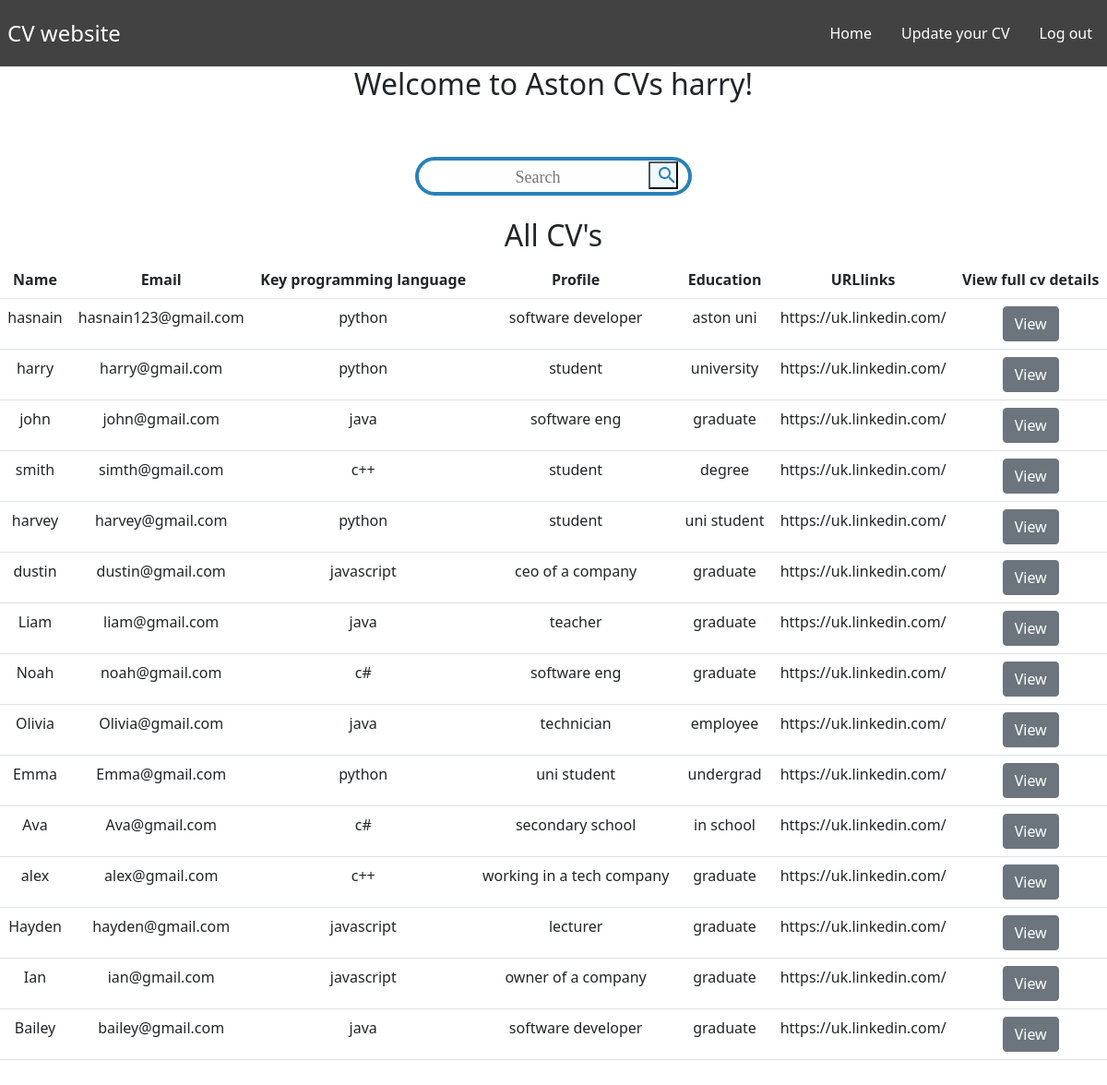
The app's page /index.php (signed in) with its own data.
### tables this page shows
CREATE TABLE `cvs` (
  `id` bigint(20) UNSIGNED NOT NULL,
  `name` varchar(100) NOT NULL,
  `email` varchar(100) NOT NULL,
  `password` varchar(255) NOT NULL,
  `keyprogramming` varchar(255) DEFAULT NULL,
  `profile` varchar(500) DEFAULT NULL,
  `education` varchar(500) DEFAULT NULL,
  `URLlinks` varchar(500) DEFAULT NULL
);

### index.php (the view, shortened to what this page needs)
<!DOCTYPE html>
<html lang="en">
<head>
	<link href="https://cdn.jsdelivr.net/npm/bootstrap@5.1.3/dist/css/bootstrap.min.css" rel="stylesheet">
	<link href="style.css" rel="stylesheet">
</head>
<body class="body-style">
	<nav class="navbar">
		<div class="brand-title">CV website</div>
		<div class="navbar-links">
			<ul>
			<?php
				if(isset($_SESSION['username'])) {
					echo "<li><a href='index.php'>Home</a></li>";
					echo "<li><a href='update_cv.php'>Update your CV</a></li>";
					echo "<li><a href='logout.php'>Log out</a></li>";
				} else {
					echo "<li><a href='index.php'>Home</a></li>";
					echo "<li><a href='register_form.php'>Create a account now!</a></li>";
					echo "<li><a href='login_form.php'>Login now</a></li>";
				}
			?>
			</ul>
		</div>
	</nav>
	<?php
		if(isset($_SESSION['username'])) {
		echo "<h2> Welcome to Aston CVs ".$_SESSION['username']."! </h2>";
		}
	?>
	<form action="search.php" method="POST" id="search">
        <div class="boxContainer">
            <table class="elementsCont">
                <tr>
                    <td>
                        <input type="text" placeholder="Search" class="Search" name="search">
                    </td>
                    <td>
                        <button id="search" name="submitted" class="buttons"><i class="material-icons">search</i></button>
                    </td>
                </tr>
            </table>
        </div>
    </form>
	<br>
	<h2>All CV's</h2>
	<?php
		require_once ('connectdb.php');
		try {
			$query="SELECT  * FROM  cvs ";
			$rows =  $db->query($query);
			if ( $rows && $rows->rowCount()> 0) {
			?>
		<table cellspacing="0"  cellpadding="5" class="table" >
		  <tr><th align='left'><b>Name</b></th>
		  <th align='left'><b>Email</b></th>
		  <th align='left'><b>Key programming language</b></th></th>
		  <th align='left'><b>Profile</b></th></th>
		  <th align='left'><b>Education</b></th></th>
		  <th align='left'><b>URLlinks</b></th>
		  <th align='left'><b>View full cv details</b></th></tr>
			<?php
				while  ($row =  $rows->fetch())	{
					echo  "<tr><td align='left'>" . $row['name'] . "</td>";
					echo  "<td align='left'>" . $row['email'] . "</td>";
					echo  "<td align='left'>" . $row['keyprogramming'] . "</td>";
					echo  "<td align='left'>" . $row['profile'] . "</td>";
					echo  "<td align='left'>" . $row['education'] . "</td>";
					echo "<td align='left'>". $row['URLlinks'] . "</td>";
					echo "<td align='left'><a href='cv_details.php?id=" . $row['id'] . "'" . "class='btn btn-secondary'>View</a></td></tr>\n";
				}
				echo  '</table>';
			}
			else {
				echo  "<p>No CV's in the list.</p>\n";
			}
		}
		catch (PDOexception $ex){
			echo "Sorry, a database error occurred! <br>";
			echo "Error details: <em>". $ex->getMessage()."</em>";
		}
	?>
	<br><br><br><br>
</body>
</html>

### style.css (style rules this page uses)
* { box-sizing: border-box; text-align: center; }
.body-style { margin: 0; padding: 0; }
.boxContainer { margin:auto; margin-top:5%; width:300px; height:42px; border: 4px solid #2980b9; padding:0px 10px; border-radius:50px; }
.Search { border: none; height:100%; width:100%; padding:0px 10px; border-radius:50px; font-size:18px; font-family: "Nunito"; color: #424242; font-weight: 500; }
.material-icons { font-size:50; color:#2980b9; }
.buttons { background-color: aliceblue; height: 30px; width: 32px; }
.navbar { display: flex; justify-content: space-between; align-items: center; background-color: #424242; color: white; }
.brand-title { font-size: 1.5rem; margin: 0.5rem; }
.navbar-links ul { margin: 0; padding: 0; display: flex; }
.navbar-links li { list-style: none; }
.navbar-links li a { text-decoration: none; color: white; padding: 1rem; display: block; }
.table { margin: auto; }

### records on screen
cvs: name "hasnain", email "hasnain123@gmail.com", keyprogramming "python", profile "software developer", education "aston uni", URLlinks "https://uk.linkedin.com/"
cvs: name "harry", email "harry@gmail.com", keyprogramming "python", profile "student", education "university", URLlinks "https://uk.linkedin.com/"
cvs: name "john", email "john@gmail.com", keyprogramming "java", profile "software eng", education "graduate", URLlinks "https://uk.linkedin.com/"
cvs: name "smith", email "simth@gmail.com", keyprogramming "c++", profile "student", education "degree", URLlinks "https://uk.linkedin.com/"
cvs: name "harvey", email "harvey@gmail.com", keyprogramming "python", profile "student", education "uni student", URLlinks "https://uk.linkedin.com/"
cvs: name "dustin", email "dustin@gmail.com", keyprogramming "javascript", profile "ceo of a company", education "graduate", URLlinks "https://uk.linkedin.com/"
cvs: name "Liam", email "liam@gmail.com", keyprogramming "java", profile "teacher", education "graduate", URLlinks "https://uk.linkedin.com/"
cvs: name "Noah", email "noah@gmail.com", keyprogramming "c#", profile "software eng", education "graduate", URLlinks "https://uk.linkedin.com/"
cvs: name "Olivia", email "Olivia@gmail.com", keyprogramming "java", profile "technician", education "employee", URLlinks "https://uk.linkedin.com/"
cvs: name "Emma", email "Emma@gmail.com", keyprogramming "python", profile "uni student", education "undergrad", URLlinks "https://uk.linkedin.com/"
cvs: name "Ava", email "Ava@gmail.com", keyprogramming "c#", profile "secondary school", education "in school", URLlinks "https://uk.linkedin.com/"
cvs: name "alex", email "alex@gmail.com", keyprogramming "c++", profile "working in a tech company", education "graduate", URLlinks "https://uk.linkedin.com/"
cvs: name "Hayden", email "hayden@gmail.com", keyprogramming "javascript", profile "lecturer", education "graduate", URLlinks "https://uk.linkedin.com/"
cvs: name "Ian", email "ian@gmail.com", keyprogramming "javascript", profile "owner of a company", education "graduate", URLlinks "https://uk.linkedin.com/"
cvs: name "Bailey", email "bailey@gmail.com", keyprogramming "java", profile "software developer", education "graduate", URLlinks "https://uk.linkedin.com/"

### other values on screen
$_SESSION['username'] "harry"
